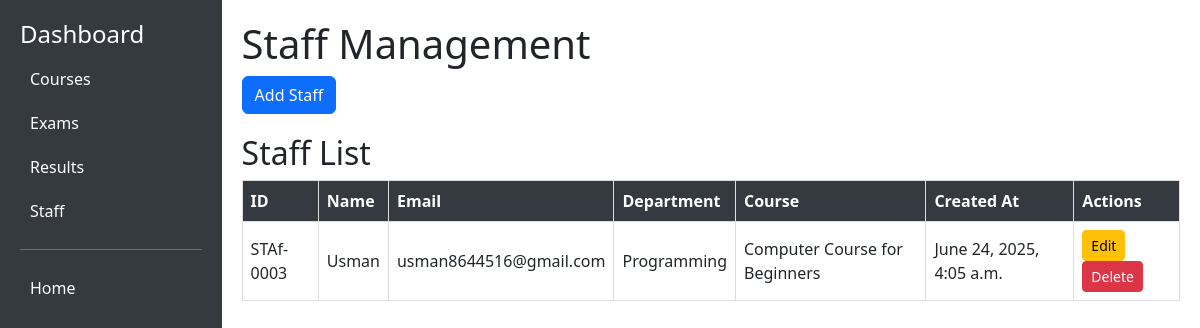
Page /staff/ on the committed database.
### main/models.py (models this page shows, shortened)
class Staff(models.Model):
    departmentlist = [
    ('IT & Networking', 'IT & Networking'),
    ('Repair & Maintenance', 'Repair & Maintenance'),
    ('Design & Multimedia', 'Design & Multimedia'),
    ('Accounting & Finance', 'Accounting & Finance'),
    ('Programming', 'Programming'),
    ('Web & App Development', 'Web & App Development'),
    ('English Language & Exam Prep', 'English Language & Exam Prep'),
    ('Marketing & Freelancing', 'Marketing & Freelancing'),
    ('Engineering & Robotics', 'Engineering & Robotics'),
    ('General Computer Skills', 'General Computer Skills')
]
    courselist = [
    ('Mobile Repairing Course', 'Mobile Repairing Course'),
    ('Laptop Repairing', 'Laptop Repairing'),
    ('Computer Hardware Engineering', 'Computer Hardware Engineering'),
    ('MCSE-MCITP-Networking', 'MCSE-MCITP-Networking'),
    ('CCNA-CCNP', 'CCNA-CCNP'),
    ('CCTV', 'CCTV'),
    ('AutoCAD 20 & 30', 'AutoCAD 20 & 30'),
    ('3D Max', '3D Max'),
    ('Peach Tree, Quick Book, Tally', 'Peach Tree, Quick Book, Tally'),
    ('Web Designing & Development', 'Web Designing & Development'),
    ('MERN Stack', 'MERN Stack'),
    ('Android Application Course', 'Android Application Course'),
    ('Cloud Computing', 'Cloud Computing'),
    ('Bobotics', 'Bobotics'),
    ('Full Stack Graphic Designing', 'Full Stack Graphic Designing'),
    ('Adobe Illustrator', 'Adobe Illustrator'),
    ('Adobe Premiere Pro', 'Adobe Premiere Pro'),
    ('Spoken English', 'Spoken English'),
    ('IELTS', 'IELTS'),
    ('AT (English Spouse Visa Course)', 'AT (English Spouse Visa Course)'),
    ('Computer Course for Beginners', 'Computer Course for Beginners'),
    ('Computer Programming', 'Computer Programming'),
    ('Visual Basic', 'Visual Basic'),
    ('C++', 'C++'),
    ('Java', 'Java'),
    ('Digital Marketing', 'Digital Marketing'),
    ('Freelancing Course', 'Freelancing Course'),
    ('SEO (Search Engine Optimization)', 'SEO (Search Engine Optimization)')
]
    staff_id = models.CharField(max_length=20, unique=True, blank=True,null=True)
    username = models.CharField(max_length=100)
    email = models.EmailField(unique=True)
    department = models.CharField(max_length=200 , choices=departmentlist, null=True)
    course = models.CharField(max_length=200 , choices=courselist,  null=True)
    created_at = models.DateTimeField(default=timezone.now)  # New field

### main/views.py (the view)
# urls.py: path('staff/', views.staff, name='staff'),
def staff (request):
    staff_list = Staff.objects.all()
    context = {'staff_list': staff_list}
    return render(request, 'staff/staff.html', context)

### main/templates/staff/staff.html (shortened to what this page needs)
<!DOCTYPE html>
<html lang="en">
<head>
    <link href="https://cdn.jsdelivr.net/npm/bootstrap@5.3.0/dist/css/bootstrap.min.css" rel="stylesheet">
</head>
<body>
    <div class="sidebar">
        <h4>Dashboard</h4>
        <a href="{% url 'course' %}">Courses</a>
        <a href="{% url 'exam' %}">Exams</a>
        <a href="{% url 'result' %}">Results</a>
        <a href="{% url 'staff' %}">Staff</a>
        <hr>
        <a href="{% url 'main' %}">Home</a>
    </div>
    <div class="content">
        <h1>Staff Management</h1>
        <div class="action-buttons">
            <a href="{% url 'add_staff' %}" class="btn btn-primary">Add Staff</a>
        </div>
        <h2>Staff List</h2>
        <table class="staff-table">
            <thead>
                <tr>
                    <th>ID</th>
                    <th>Name</th>
                    <th>Email</th>
                    <th>Department</th>
                    <th>Course</th>
                    <th>Created At</th>
                    <th>Actions</th>
                </tr>
            </thead>
            <tbody>
                {% for staff in staff_list %}
                <tr>
                    <td>{{ staff.staff_id }}</td>
                    <td>{{ staff.username }}</td>
                    <td>{{ staff.email }}</td>
                    <td>{{ staff.department }}</td>
                    <td>{{ staff.course }}</td>
                    <td>{{ staff.created_at }}</td>
                    <td class="action-cell">
                        <a href="{% url 'update_staff' staff.staff_id %}" class="btn btn-sm btn-warning">Edit</a>
                        <form method="post" action="{% url 'delete_staff' staff.staff_id %}" onsubmit="return confirm('Are you sure you want to delete this staff member?');">
                            <button type="submit" class="btn btn-sm btn-danger">Delete</button>
                        </form>
                    </td>
                </tr>
                {% empty %}
                <tr>
                    <td colspan="7">No staff members found.</td>
                </tr>
                {% endfor %}
            </tbody>
        </table>
    </div>
</body>
</html>

### main/templates/staff/staff.html (style rules this page uses)
body { display: flex; }
.sidebar { width: 250px; height: 100vh; background-color: #343a40; color: white; padding: 20px; }
.sidebar a { color: white; display: block; padding: 10px; text-decoration: none; border-radius: 5px; }
.content { flex-grow: 1; padding: 20px; }
.action-buttons { margin-bottom: 20px; }
.staff-table { width: 100%; border-collapse: collapse; }
.staff-table th, .staff-table td { border: 1px solid #ddd; padding: 8px; text-align: left; }
.staff-table th { background-color: #343a40; color: white; }
.action-cell form { display: inline; }

### rows in the picture
Staff: staff_id "STAf-0003", username "Usman", email "usman8644516@gmail.com", department "Programming", course "Computer Course for Beginners", created_at "June 24, 2025, 4:05 a.m."
